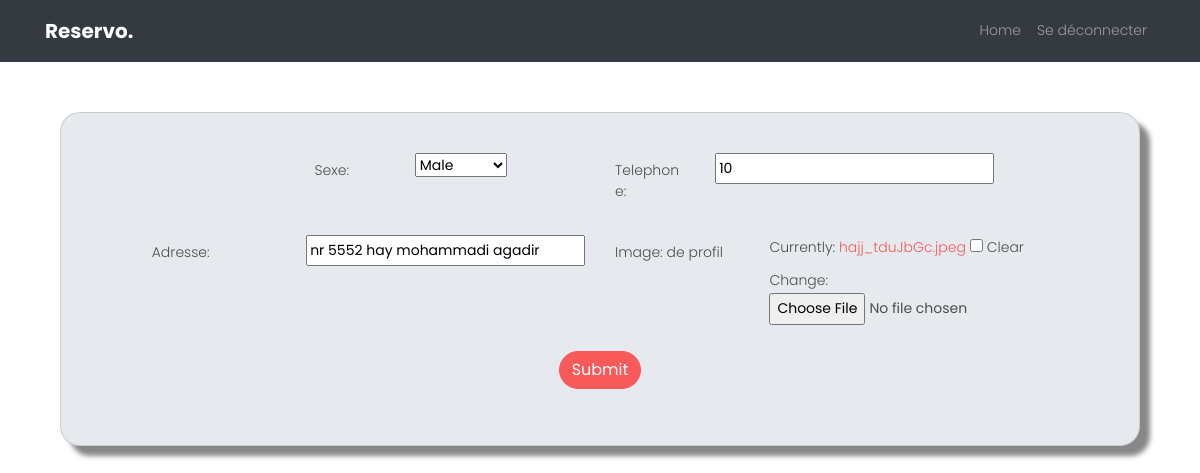
Page /ClientSettings/ (signed in) on the earlier database version.
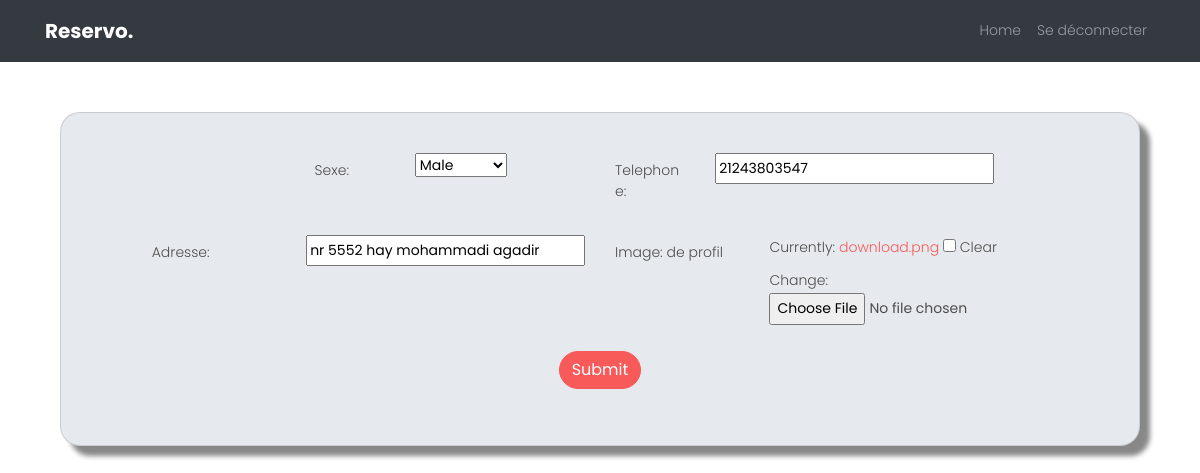
Same page on the later database version.
### app1/models.py (models this page shows, shortened)
class Client(models.Model):
    fk_user = models.OneToOneField(User, on_delete=models.CASCADE)
    GENDER_CHOICES =[
        ('F','Female'),
        ('M','Male')
    ]
    sexe = models.CharField(choices=GENDER_CHOICES,max_length=1)
    telephone = models.IntegerField(
    )
    adresse = models.CharField(max_length=100)
    client_image = models.ImageField(default = "profilepic.png",null=True , blank=True)

### app1/decorators.py (the view)
    def wrapper_func(request, *args, **kwargs):
      group = None
      if request.user.groups.exists():
        group = request.user.groups.all()[0].name
      if group in allowed_roles:
        return view_func(request, *args, **kwargs)
      else :
        user = request.user
        if user.groups.filter(name='client').exists():
            return redirect('client')
        elif user.groups.filter(name='admin').exists():
            return redirect('AdminPage')

### app1/forms.py
class ClientSettingsForm(ModelForm):
	class Meta:
		model = Client
		fields = '__all__'
		exclude = ['fk_user']

### app1/views.py (called while the page is built)
@login_required(login_url='home')
@allowed_users(allowed_roles=['client'])
def ClientSettings(request) :
  client = request.user.client
  form = ClientSettingsForm(instance=client)
  if request.method == 'POST':
      form = ClientSettingsForm(request.POST, request.FILES,instance=client)
      if form.is_valid():
        form.save()
        return redirect('client')
  context={'form':form}
  return render(request,'app1/ClientSettings.html',context)

### app1/templates/app1/ClientSettings.html (shortened to what this page needs)
{% load static %}
<!DOCTYPE html>
<html lang="en">
  <head>
    <link rel="stylesheet" href="https://stackpath.bootstrapcdn.com/bootstrap/4.3.1/css/bootstrap.min.css">
    <link rel="stylesheet" href="https://cdnjs.cloudflare.com/ajax/libs/font-awesome/6.5.1/css/all.min.css" />
    <link rel="stylesheet" href="{% static '/css/open-iconic-bootstrap.min.css'%}">
    <link rel="stylesheet" href="{% static '/css/animate.css'%}">
    <link rel="stylesheet" href="{% static '/css/owl.carousel.min.css'%}">
    <link rel="stylesheet" href="{% static '/css/owl.theme.default.min.css'%}">
    <link rel="stylesheet" href="{% static '/css/magnific-popup.css'%}">
    <link rel="stylesheet" href="{% static '/css/aos.css'%}">
    <link rel="stylesheet" href="{% static '/css/ionicons.min.css'%}">
    <link rel="stylesheet" href="{% static '/css/bootstrap-datepicker.css'%}">
    <link rel="stylesheet" href="{% static '/css/jquery.timepicker.css'%}">
  <link rel="stylesheet" href="{% static '/css/flaticon.css'%}">
  <link rel="stylesheet" href="{% static '/css/icomoon.css'%}">
  <link rel="stylesheet" href="{% static '/css/style.css'%}">
  <link rel="stylesheet" href="{% static '/css/Mycss.css'%}">
  </head>
  <body>
  <nav class="navbar navbar-expand-lg navbar-dark ftco_navbar bg-dark" id="ftco-navbar">
    <div class="container">
      <a class="navbar-brand" href="{% url 'home'  %}">Reservo.</a>
      <div class="collapse navbar-collapse" id="ftco-nav">
        <ul class="navbar-nav ml-auto">
          <li class="nav-item"><a href="{% url 'home' %}" class="nav-link">Home</a></li>
        {% if not user.is_authenticated %}
            <li class="nav-item cta"><a href="{% url 'login' %}" class="nav-link"><span>Se connecter</span></a></li>
        {% else %}
            <li class="nav-item cta"><a href="{% url 'logout' %}" class="nav-link"><span>Se déconnecter</span></a></li>
        {% endif %}
        </ul>
      </div>
    </div>
  </nav>
    <div class="container" style="padding-top : 50px">
			<div class="col-md-12 mx-auto">
				<div class="card card-body">
					<form method="POST" action="" enctype="multipart/form-data">
						<div class="form-group row">
							<label for="id_titre" class="col-sm-2 col-form-label">Sexe:</label>
							<div class="col-sm-4">{{form.sexe}}</div>
							<label for="id_prix" class="col-sm-2 col-form-label">Telephone:</label>
							<div class="col-sm-4">{{form.telephone}}</div>
						</div>
						<div class="form-group row">
							<label for="id_titre" class="col-sm-2 col-form-label">Adresse:</label>
							<div class="col-sm-4">{{form.adresse}}</div>
							<label for="id_titre" class="col-sm-2 col-form-label">Image: de profil</label>
							<div class="col-sm-4">{{form.client_image}}</div>
						</div>
						<div class="d-flex justify-content-center mb-3">
							<input class="btn btn-primary" type="submit" name="add" />
						</div>
					</form>
				</div>
			</div>
		</div>

Differences in the rows shown:
changed Client "Male": telephone "10" → "21243803547"
Other differences:
text no longer shown: "Currently: hajj_tduJbGc.jpeg Clear Change:"
text now shown: "Currently: download.png Clear Change:"
